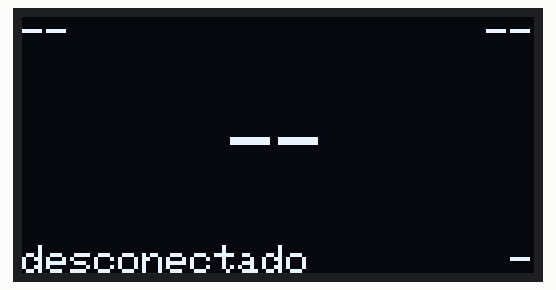
This program was run on a simulated ESP32. Parts: 128×64 one-colour display. WiFi joins after 1.5 s; servers stay silent unless stated; the display library's start-up logo is not drawn; the local clock reads 2024-03-15 10:24:30 at power-on unless the program sets it; what the program prints to the serial monitor is not drawn.

Above: at 1.2 s.
At 2.7 s:
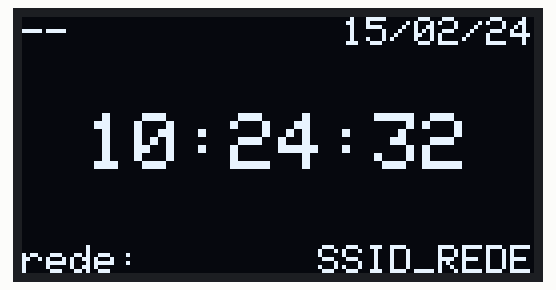
At 3.7 s:
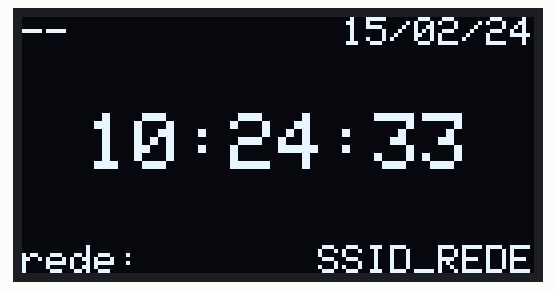
At 12.1 s:
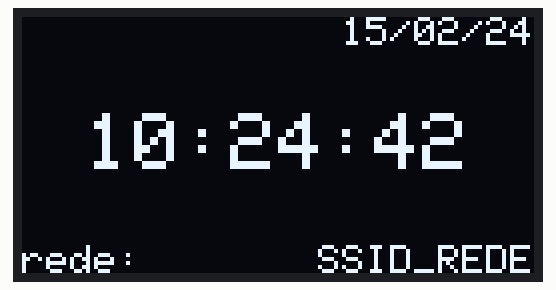
At 20.3 s:
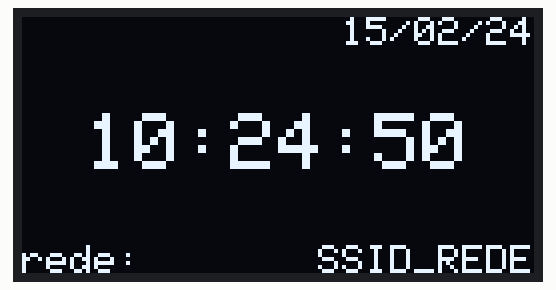
At 38.8 s:
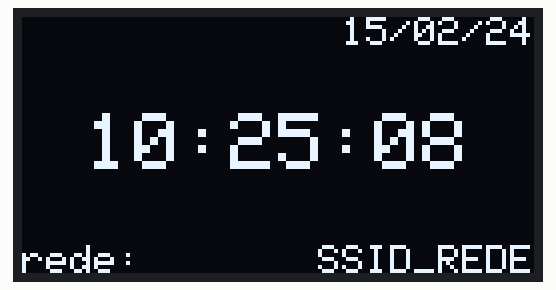

Measured:
- what the display in image 0 shows lasts 1.5 s, from 1.1 s to 2.6 s
- what the display in image 1 shows lasts 1.0 s, from 2.7 s to 3.7 s
- what the display in image 2 shows lasts 1.2 s, from 3.7 s to 4.9 s

The program:

main.cpp
```cpp
#include <Arduino.h>
#include <WiFi.h>
#include <time.h>
#include <display_esp.h>
#include <clima.h>

const char* ssid       = "SSID_REDE";
const char* password   = "SENHA_REDE";

const char* ntpServer = "pool.ntp.org";
const long  gmtOffset_sec = -3*3600;
const int   daylightOffset_sec = 0;

struct tm timeinfo;

int hour = 0;

void updateLocalTime();

void setup()
{
  Serial.begin(9600);
  initialize_display();
  setFooterLeft("desconectado");
  setFooterRight("-");
  updateDisplay();

  //connect to WiFi
  Serial.printf("Connecting to %s ", ssid);
  WiFi.begin(ssid, password);
  while (WiFi.status() != WL_CONNECTED) {
      delay(500);
      Serial.print(".");
  }
  setFooterLeft("rede:");
  setFooterRight(ssid);
  updateDisplay();

  //init and get the time
  configTime(gmtOffset_sec, daylightOffset_sec, ntpServer);
  updateLocalTime();
}

void loop()
{
  delay(1000);
  updateLocalTime();
  if(hour != timeinfo.tm_hour){
    hour = timeinfo.tm_hour;
    setHeaderLeft(getClima("5300108", timeinfo.tm_hour));
  }
}

void updateLocalTime()
{
  if(!getLocalTime(&timeinfo)){
    setBody("--:--:--");
    setHeaderRight("--/--/--");
    return;
  }else{
    char datestr[16];
    char timestr[16];
    sprintf(timestr, "%02d:%02d:%02d", timeinfo.tm_hour, timeinfo.tm_min, timeinfo.tm_sec);
    sprintf(datestr, "%02d/%02d/%02d", timeinfo.tm_mday, timeinfo.tm_mon, timeinfo.tm_year-100);
    setBody(timestr);
    setHeaderRight(datestr);
  }
  updateDisplay();
}
```

clima.h
```cpp
#ifndef CLIMA_H
#define CLIMA_H

#include <Arduino.h>
#include <HTTPClient.h>
#include <WiFiClientSecure.h>
#include <ArduinoJson.h>

String getClima(String cidade, int hour);

#endif
```

display_esp.h
```cpp
#ifndef DISPLAY_ESP_H
#define DISPLAY_ESP_H

#include <Wire.h>
#include <Adafruit_GFX.h>
#include <Adafruit_SSD1306.h>

#define SCREEN_WIDTH 128 // OLED display width, in pixels
#define SCREEN_HEIGHT 64 // OLED display height, in pixels

// Declaration for an SSD1306 display connected to I2C (SDA, SCL pins)
#define OLED_RESET     -1 // Reset pin # (or -1 if sharing Arduino reset pin)

void initialize_display();
void writeText(String text);
void setHeaderRight(String headerStr);
void setHeaderLeft(String headerStr);
void setBody(String bodyStr);
void setFooterRight(String footerStr);
void setFooterLeft(String footerStr);
void clearDisplay();
void updateDisplay();

#endif
```

clima.cpp
```cpp
#include <clima.h>

//https://portal.inmet.gov.br/manual
String getClima(String cidade, int hour)
{
    HTTPClient http;
    String result = "";

    http.begin("https://apiprev.inmet.gov.br/previsao/diaria/cidade/" + cidade);
    //Não funciona sem os headers
    http.addHeader("Host", "apiprev.inmet.gov.br");
    http.addHeader("Connection", "keep-alive");
    http.addHeader("Cache-Control", "max-age=0");
    http.addHeader("Upgrade-Insecure-Requests", "1");
    http.addHeader("User-Agent", "Mozilla/5.0 (X11; Linux x86_64) AppleWebKit/537.36 (KHTML, like Gecko) Chrome/83.0.4103.61 Safari/537.36");
    http.addHeader("Accept", "text/html,application/xhtml+xml,application/xml;q=0.9,image/webp,image/apng,*/*;q=0.8,application/signed-exchange;v=b3;q=0.9");
    http.addHeader("Sec-Fetch-Site", "none");
    http.addHeader("Sec-Fetch-Mode", "navigate");
    http.addHeader("Sec-Fetch-User", "?1");
    http.addHeader("Sec-Fetch-Dest", "document");
    http.addHeader("Accept-Encoding", "gzip, deflate, br");
    http.addHeader("Accept-Language", "pt-BR,pt;q=0.9,en-US;q=0.8,en;q=0.7");
    int httpCode = http.GET();
    if (httpCode == 200)
    { //Retorno OK html
        String payload = http.getString();
        String horario = "";
        StaticJsonDocument<256> doc;
        if(hour > 0 && hour <= 12){
            horario = "manha";
        }
        if(hour > 12 && hour <= 16){
            horario = "tarde";
        }
        if(hour > 16 && hour <= 24){
            horario = "noite";
        }
        Serial.println(cidade + " : " + String(hour, DEC) + " : " + horario);
        StaticJsonDocument<128> filter;
        filter[String(cidade)][String("27-05-2020")][String(horario)][String("temp_max")] = true;
        filter[String(cidade)][String("27-05-2020")][String(horario)][String("temp_min")] = true;
        Serial.println("FILTRO>>>>>");
        Serial.println(filter.as<String>());
        DeserializationError error = deserializeJson(doc, payload, DeserializationOption::Filter(filter));
        if (error)
        {
            Serial.print(F("deserializeJson() failed: "));
            Serial.println(error.c_str());
            return "ERROR";
        }

        JsonObject obj = doc.as<JsonObject>();
        int t_max = obj[String(cidade)][String("27-05-2020")][String(horario)][String("temp_max")];
        int t_min = obj[String(cidade)][String("27-05-2020")][String(horario)][String("temp_min")];
        result = "M" + String(t_max) + "/m" + String(t_min) + " *C";
    }
    else
    {
        Serial.println("Error on HTTP request");
    }

    http.end();
    return result;
}
```

display.cpp
```cpp
#include <display_esp.h>

Adafruit_SSD1306 display(SCREEN_WIDTH, SCREEN_HEIGHT, &Wire, OLED_RESET);

String headerRight = "--";
String headerLeft = "--";
String body = "--";
String footerLeft = "--";
String footerRight = "--";

//https://create.arduino.cc/projecthub/electropeak/beginner-s-guide-to-display-text-image-animation-on-oleds-64c435
//https://www.instructables.com/id/Fun-With-OLED-Display-and-Arduino/
void initialize_display()
{
    display.begin(SSD1306_SWITCHCAPVCC, 0x3C);
    display.display();
    delay(1000);
    display.clearDisplay();
    display.display();
}

void setHeaderRight(String headerStr){
    headerRight = headerStr;
}

void setHeaderLeft(String headerStr){
    headerLeft = headerStr;
}

void setBody(String bodyStr){
    body = bodyStr;
}

void setFooterRight(String footerStr){
    footerRight = footerStr;
}

void setFooterLeft(String footerStr){
    footerLeft = footerStr;
}

void writeText(String text)
{
    display.clearDisplay();

    display.setTextSize(1); // Draw 2X-scale text
    display.setTextColor(WHITE);
    display.setCursor(0, 0);
    display.println(F(text.c_str()));
    display.display(); // Show initial text
}

void updateDisplay(){
    display.clearDisplay();

    display.setTextSize(1); // Draw 2X-scale text
    display.setTextColor(WHITE);
    display.setCursor(0, 0);
    display.println(F(headerLeft.c_str()));

    display.setCursor(128-(headerRight.length()*6), 0);
    display.println(F(headerRight.c_str()));

    int scale = 2;
    display.setTextSize(scale); // Draw 2X-scale text
    display.setCursor((64-((body.length()*6*scale)/2)), 32-(scale*4));
    display.println(F(body.c_str()));

    display.setTextSize(1);
    display.setCursor(0, 57);
    display.println(F(footerLeft.c_str()));

    display.setCursor(128-(footerRight.length()*6), 57);
    display.println(F(footerRight.c_str()));

    display.display(); // Show initial text
}

void clearDisplay(){
    display.clearDisplay();
    display.display();
}
```
